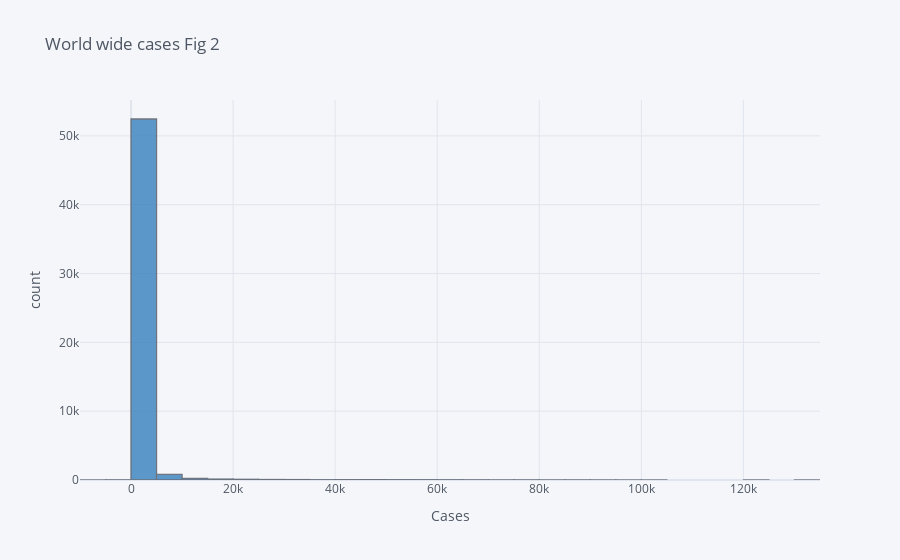

The code cell stored with this chart in its notebook:
### Code cell
df['cases'].iplot(kind='hist', bins=30, title='World wide cases Fig 2',xTitle='Cases',
    yTitle='count', color='Blue') #US

### Figure 1 — Plotly figure (JSON) as saved in the notebook; plotly's stock layout.template omitted (floating-point values rounded to 4 significant figures; data arrays with more than 128 entries replaced by an {"elided": "..."} marker saying what was removed)
{"data": [{"histfunc": "count", "histnorm": "", "marker": {"color": "rgba(55, 128, 191, 1.0)", "line": {"color": "#4D5663", "width": 1.3}}, "name": "cases", "nbinsx": 30, "opacity": 0.8, "orientation": "v", "type": "histogram", "x": {"elided": "54226 int values"}}], "layout": {"barmode": "overlay", "legend": {"bgcolor": "#F5F6F9", "font": {"color": "#4D5663"}}, "paper_bgcolor": "#F5F6F9", "plot_bgcolor": "#F5F6F9", "title": {"font": {"color": "#4D5663"}, "text": "World wide cases Fig 2"}, "xaxis": {"gridcolor": "#E1E5ED", "showgrid": true, "tickfont": {"color": "#4D5663"}, "title": {"font": {"color": "#4D5663"}, "text": "Cases"}, "zerolinecolor": "#E1E5ED"}, "yaxis": {"gridcolor": "#E1E5ED", "showgrid": true, "tickfont": {"color": "#4D5663"}, "title": {"font": {"color": "#4D5663"}, "text": "count"}, "zerolinecolor": "#E1E5ED"}}}
